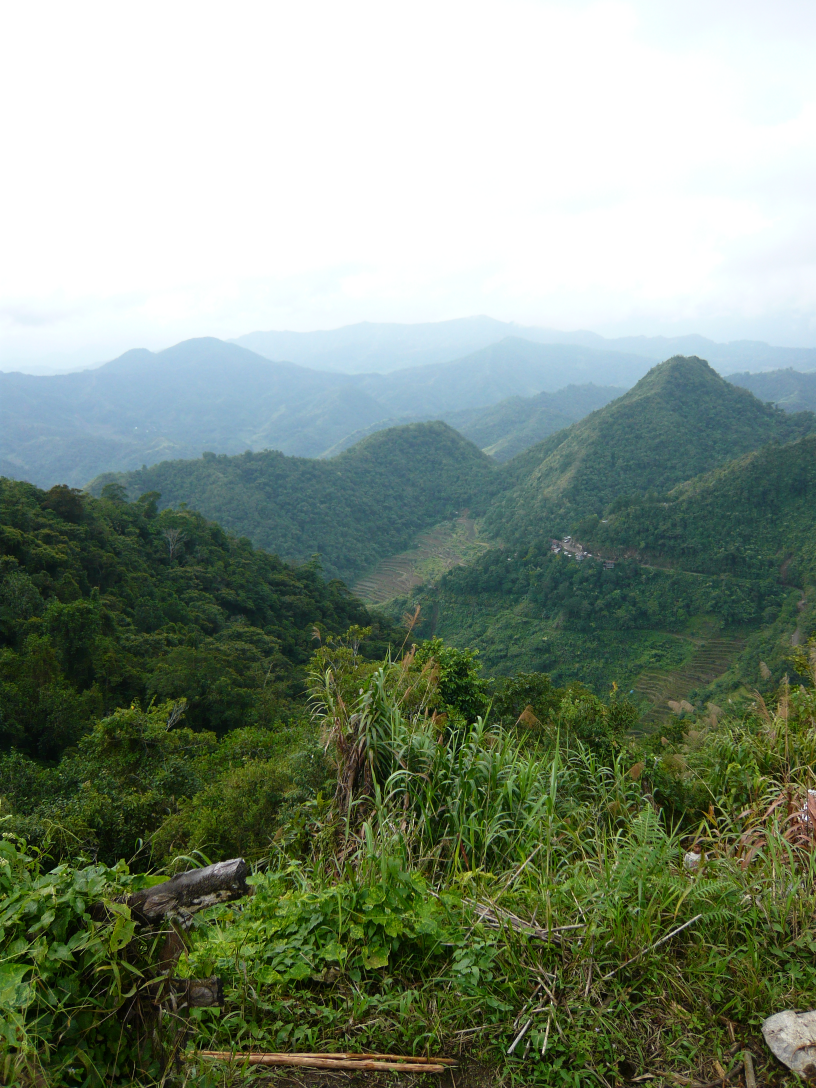
%> input picture Codes/100000.jpg, 2448 x 3264 px (shown at 1/3 size); its folder holds only this picture in this run
$ octave createDictionary.m   (GNU Octave 9; MATLAB toolbox functions it lacks are replaced by stand-ins)
%> lines starting %> are read from the running program, lines starting %| are printed output that depends on the picture
### Codes/makeMultiple.m
function [newRow,newCol] = makeMultiple(factor,row,col)

% Himanshu Dahiya(201330046)
% Sanatan Mishra (201330025)

%make row and col multiples of factor.
    newRow=factor*floor(row/factor);
    newCol=factor*floor(col/factor);
end

### Codes/createDictionary.m
%% Create Dictionary

% Himanshu Dahiya(201330046)
% Sanatan Mishra (201330025)

% Here we will create the dictionary for example based super resolution.

close all;clear all;clc;

imageFiles=dir('*.jpg');    %get all names with specified extensions.
nFiles=length(imageFiles);

%initialisations.
lrfac=8;   %by default we are taking 8X8 for LR.
resizeFactor=4;
hrfac=lrfac*resizeFactor;    %32X32 for HR.
dx=1;means=[];dict=[];  %dict->dictionary of 64X1

for i=1:nFiles
    countdown=nFiles-i
    fileName=imageFiles(i).name;
    HRimg=imread(fileName);
    if size(HRimg,3)==3 %convert to grayscale if any.
        HRimg=rgb2gray(HRimg);
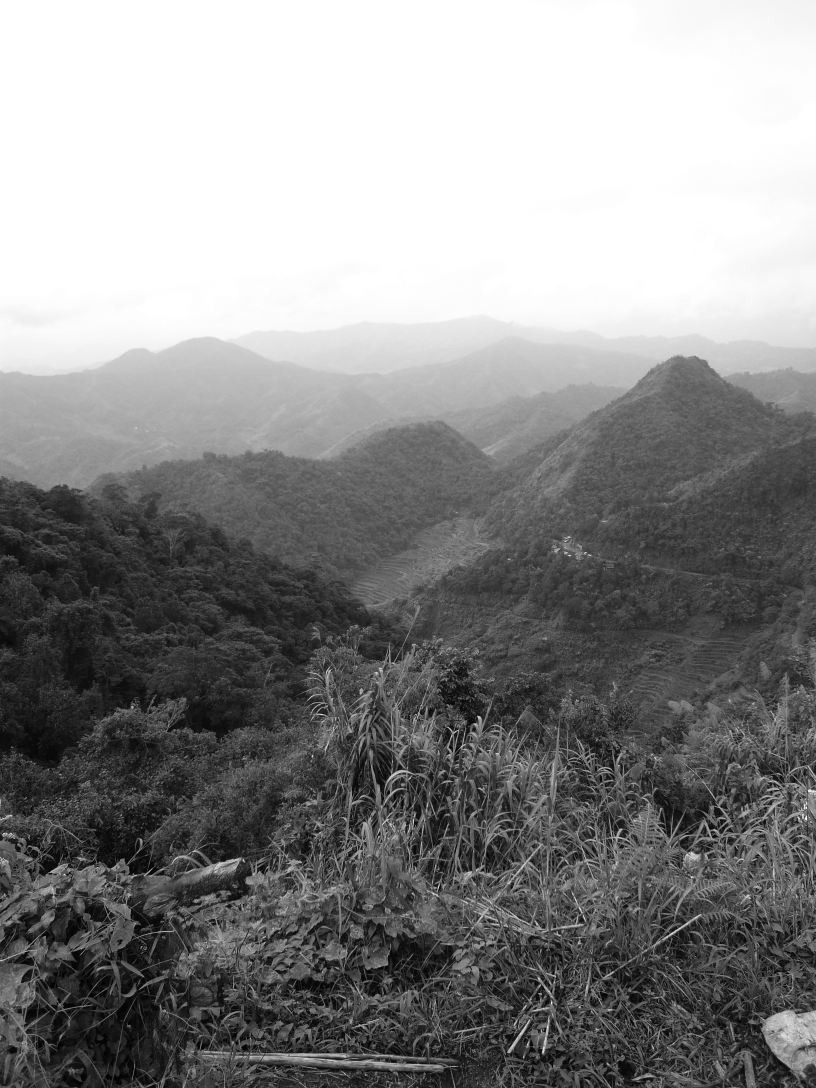
%> HRimg: size 3264x2448 uint8 (shown at 1/3 size); min 0, max 255, mean 137.4
    end
    LRimg=imresize(HRimg,1/resizeFactor);
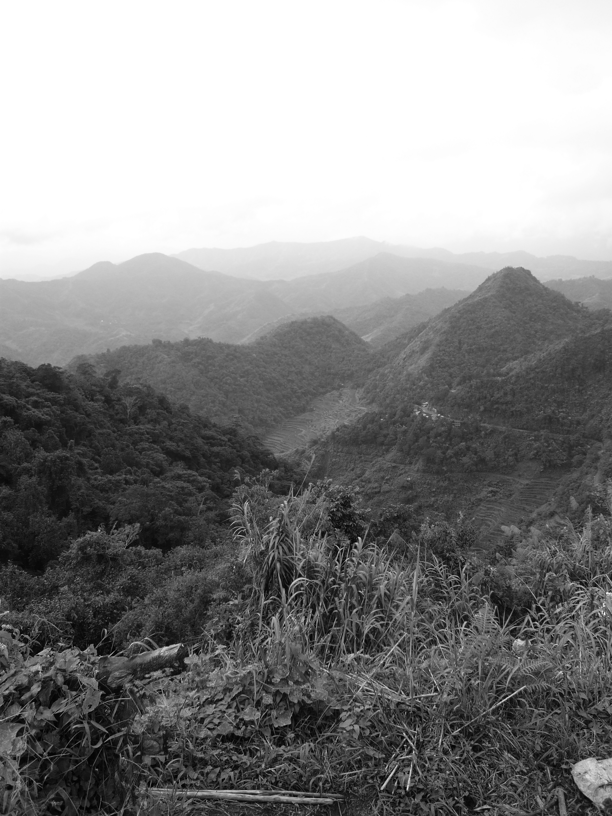
%> LRimg: size 816x612 uint8; min 0, max 255, mean 137.4
    HRimg=double(HRimg);LRimg=double(LRimg);
    [lx,ly]=size(LRimg);[lx,ly]=makeMultiple(lrfac,lx,ly); %make them ...
%> after `[lx,ly]=size(LRimg)`: lx = 816; ly = 612
%> after `[lx,ly]=makeMultiple(lrfac,lx,ly)`: ly = 608
    ... multiple of factors.
    hx=lx*resizeFactor;hy=ly*resizeFactor;
%> after `hx=lx*resizeFactor`: hx = 3264
%> after `hy=ly*resizeFactor`: hy = 2432
    hrxcoor=1:hrfac:hx; lrxcoor=1:lrfac:lx;  %startings of patches.
%> after `hrxcoor=1:hrfac:hx`: hrxcoor = 102 values from 1 to 3233
%> after `lrxcoor=1:lrfac:lx`: lrxcoor = 102 values from 1 to 809
    hrycoor=1:hrfac:hy; lrycoor=1:lrfac:ly;
%> after `hrycoor=1:hrfac:hy`: hrycoor = 76 values from 1 to 2401
%> after `lrycoor=1:lrfac:ly`: lrycoor = 76 values from 1 to 601
    for j=1:length(lrxcoor)
        for k=1:length(lrycoor)
            %adding the correspondencies in the database and creating dictionary.
            dataBase{dx,1}=LRimg(lrxcoor(j):lrxcoor(j)+lrfac-1,...
                lrycoor(k):lrycoor(k)+lrfac-1);
            dict=[dict,reshape(dataBase{dx,1},[lrfac*lrfac,1])];
            dataBase{dx,2}=HRimg(hrxcoor(j):hrxcoor(j)+hrfac-1,...
                hrycoor(k):hrycoor(k)+hrfac-1);
            dataBase{dx,3}=sum(dataBase{dx,1}(:))/(lrfac*lrfac);
            means=[means,dataBase{dx,3}];
            dx=dx+1;
        end
    end
%> after the loop, dataBase = 23256 items; dx = 7753; means = 7752 values, max 255 at index 1, min 11.72 at index 5325, mean 137.3
end

%Now dataBase contains correspondence between LR and HR patches.
%and dictionary contains linear patches for Pursuit.
save('database.mat','dataBase');
save('dictionary.mat','dict');

$ run again, on Codes/101300.jpg
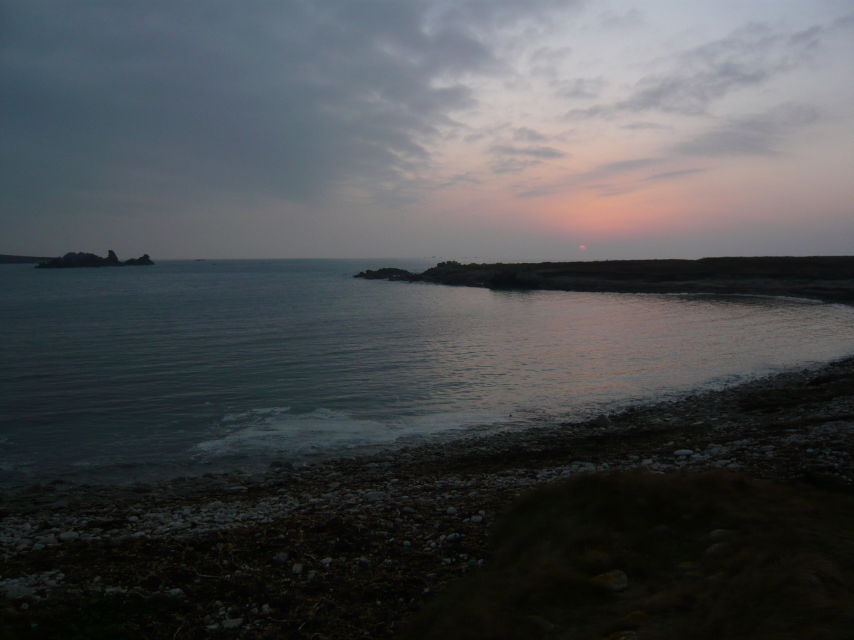
%> input picture Codes/101300.jpg, 2560 x 1920 px (shown at 1/3 size)
%> `LRimg=imresize(HRimg,1/resizeFactor);`:
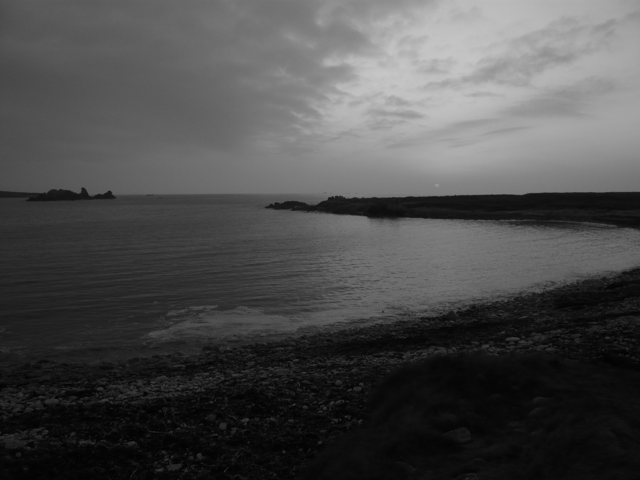
%> LRimg: size 480x640 uint8; min 2, max 198, mean 75.9
%> after the loop `for j=1:length(lrxcoor)`: dataBase = 14400 items; dx = 4801; means = 4800 values, max 195.5 at index 768, min 4.2 at index 4645, mean 75.92

$ run again, on Codes/101404.jpg
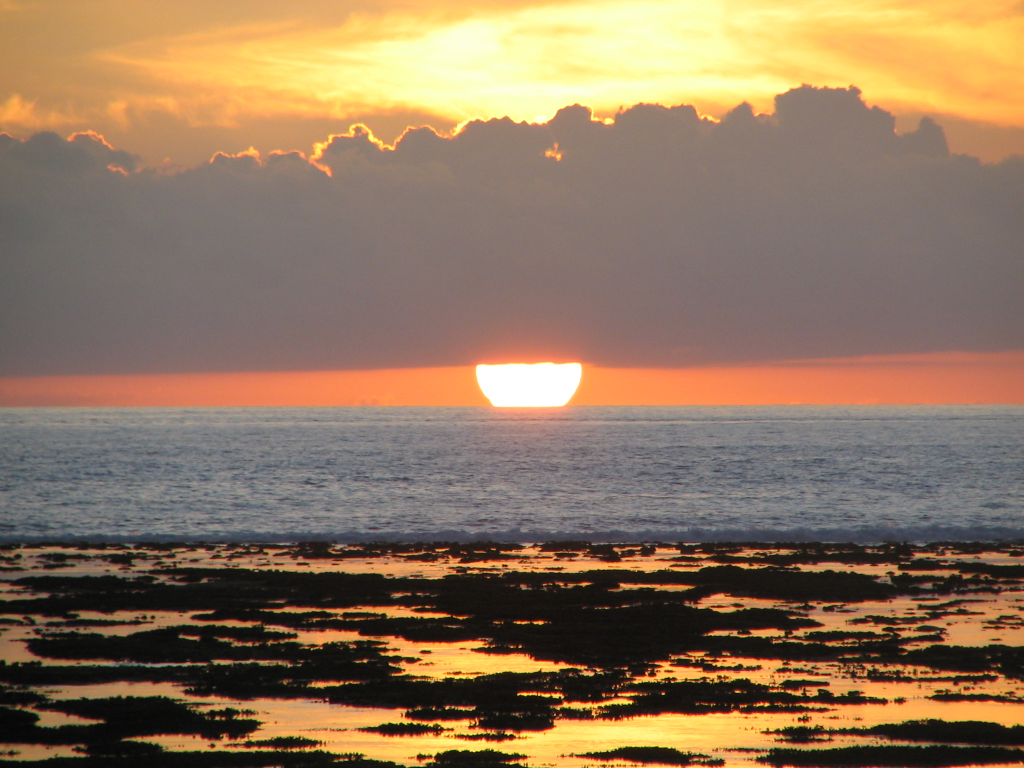
%> input picture Codes/101404.jpg, 2048 x 1536 px (shown at 1/2 size)
%> HRimg is the input picture: size 1536x2048x3 uint8; mean R, G, B 141.8, 116.9, 92.6
%> `HRimg=rgb2gray(HRimg);`:
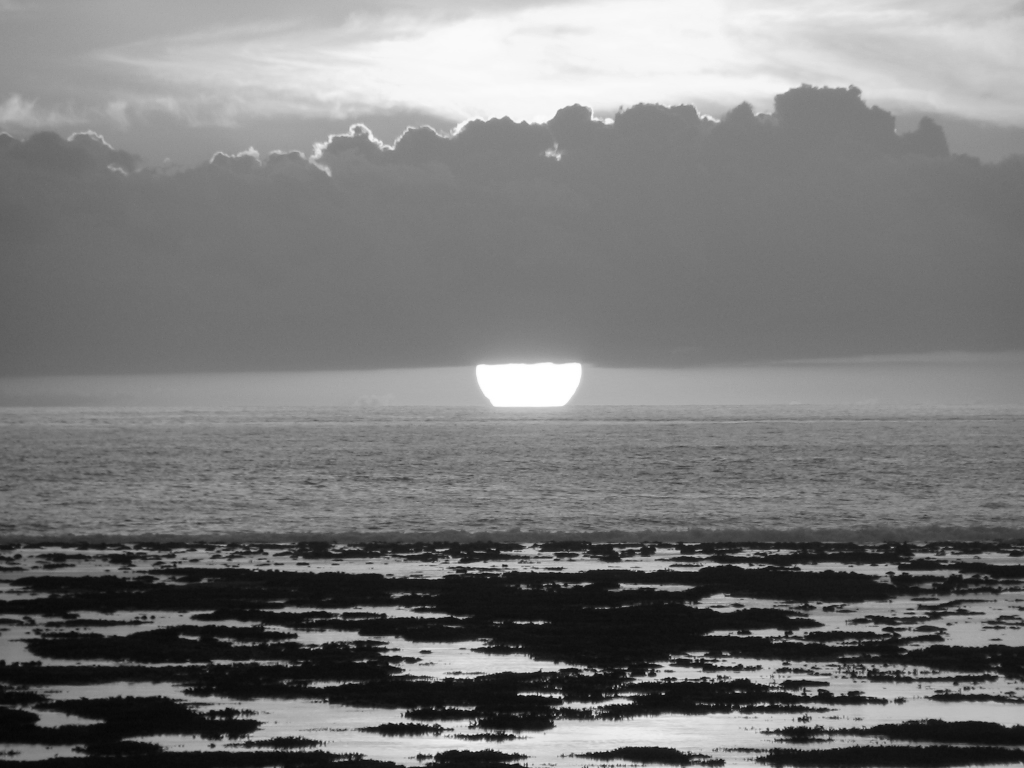
%> HRimg: size 1536x2048 uint8 (shown at 1/2 size); min 2, max 255, mean 121.6
%> `LRimg=imresize(HRimg,1/resizeFactor);`:
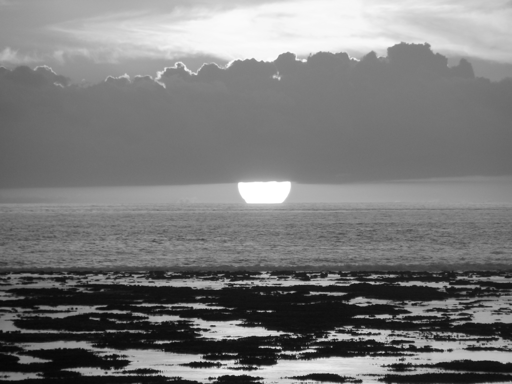
%> LRimg: size 384x512 uint8; min 6, max 255, mean 121.6
%> after the loop `for j=1:length(lrxcoor)`: dataBase = 9216 items; dx = 3073; means = 3072 values, max 255 at index 1503, min 8.28 at index 2881, mean 121.6

$ run again, on Codes/101500.jpg
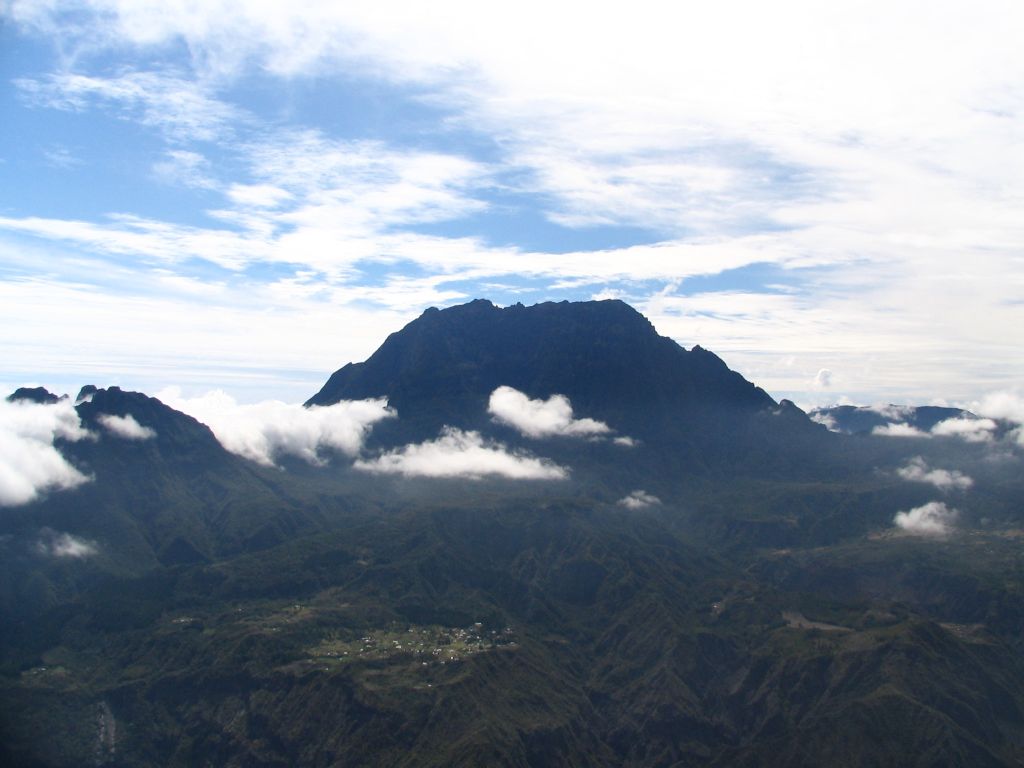
%> input picture Codes/101500.jpg, 2048 x 1536 px (shown at 1/2 size)
%> HRimg is the input picture: size 1536x2048x3 uint8; mean R, G, B 136.7, 149.4, 164.1
%> `HRimg=rgb2gray(HRimg);`:
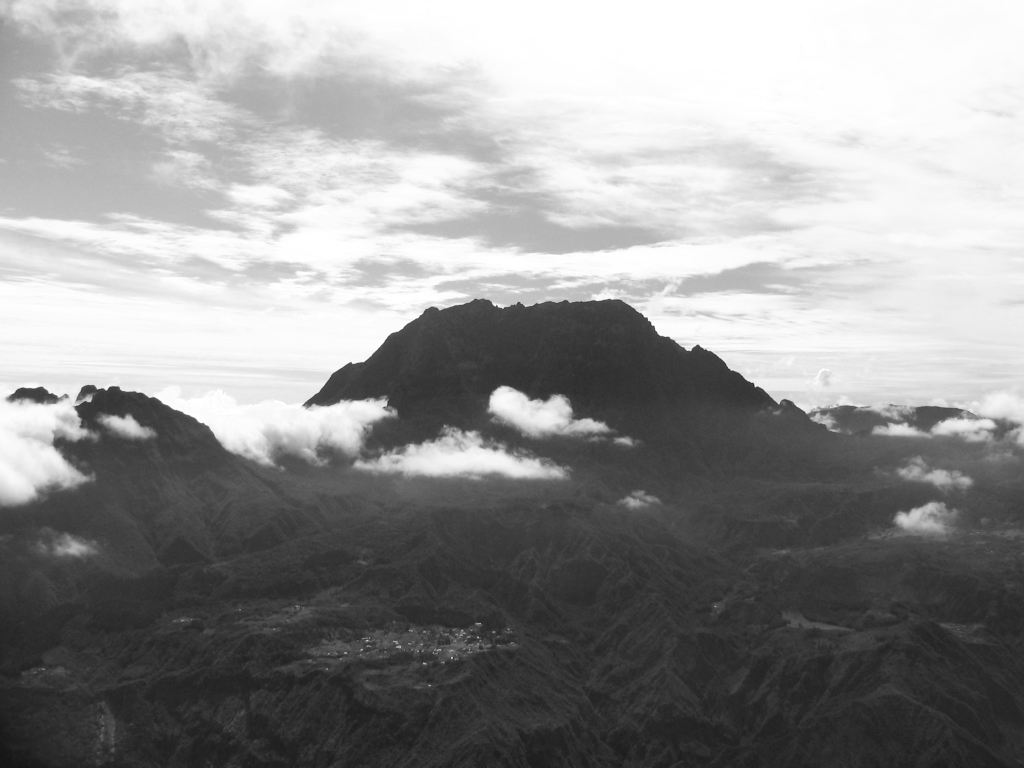
%> HRimg: size 1536x2048 uint8 (shown at 1/2 size); min 15, max 255, mean 147.2
%> `LRimg=imresize(HRimg,1/resizeFactor);`:
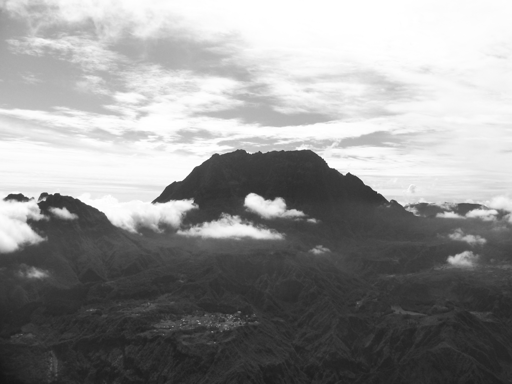
%> LRimg: size 384x512 uint8; min 21, max 255, mean 147.3
%> after the loop `for j=1:length(lrxcoor)`: dataBase = 9216 items; dx = 3073; means = 3072 values, max 255 at index 30, min 23.92 at index 3009, mean 147.3

$ run again, on Codes/100201.jpg
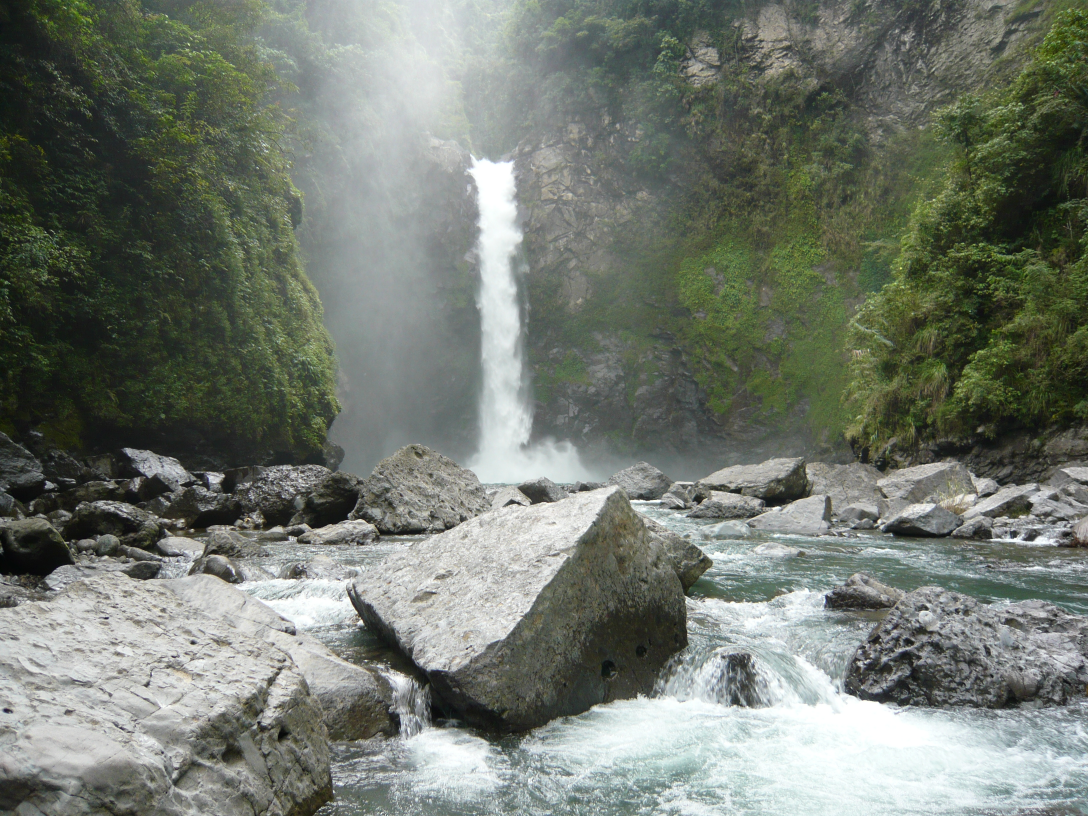
%> input picture Codes/100201.jpg, 3264 x 2448 px (shown at 1/3 size)
%> `HRimg=rgb2gray(HRimg);`:
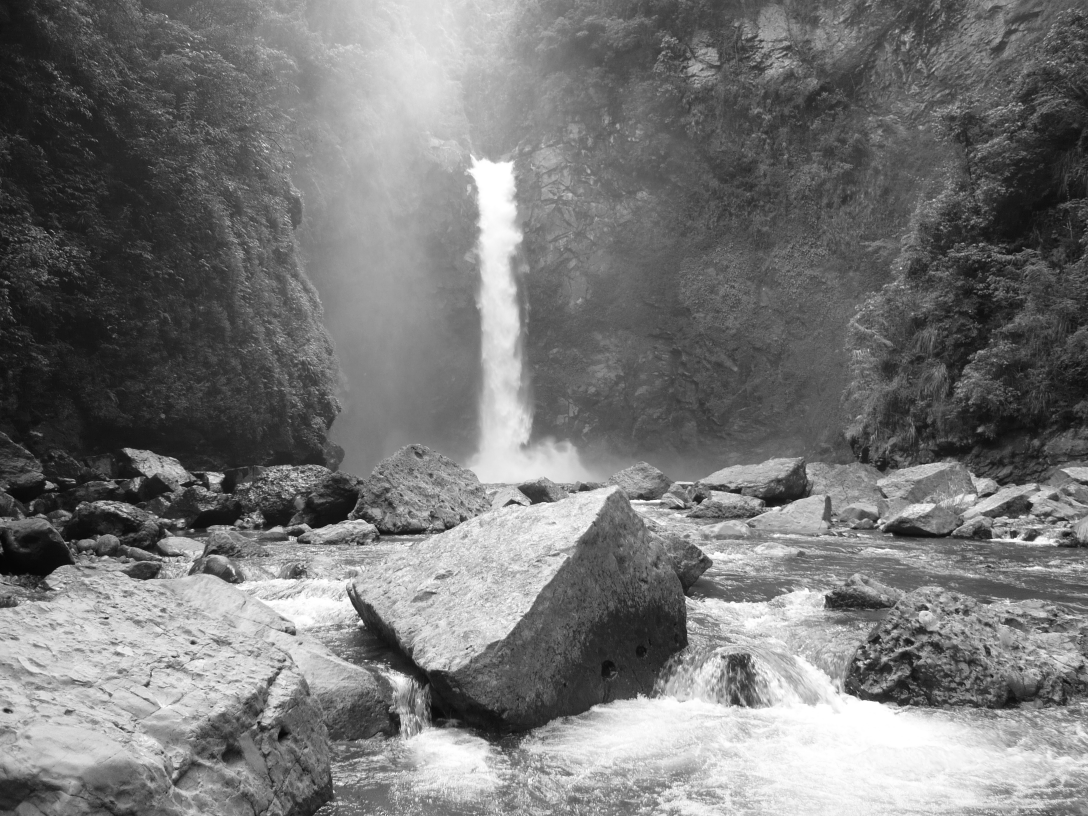
%> HRimg: size 2448x3264 uint8 (shown at 1/3 size); min 2, max 255, mean 118.5
%> `LRimg=imresize(HRimg,1/resizeFactor);`:
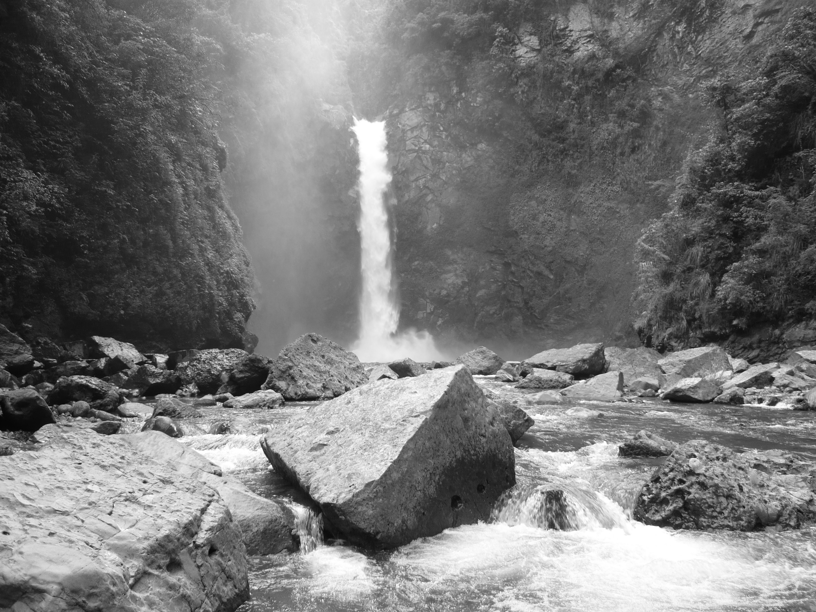
%> LRimg: size 612x816 uint8; min 6, max 255, mean 118.5
%> after the loop `for j=1:length(lrxcoor)`: dataBase = 23256 items; dx = 7753; means = 7752 values, max 255 at index 1678, min 7.41 at index 5305, mean 118.3
